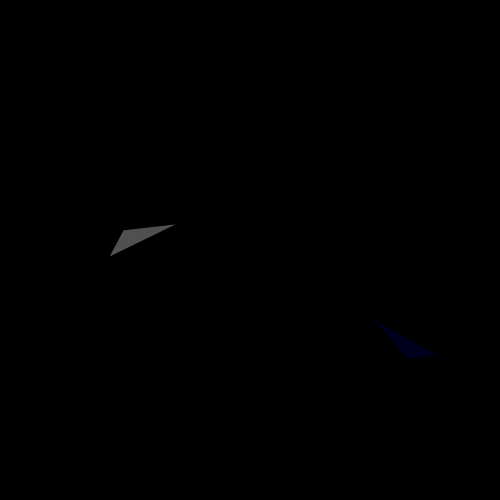
Frame 1 (no input)
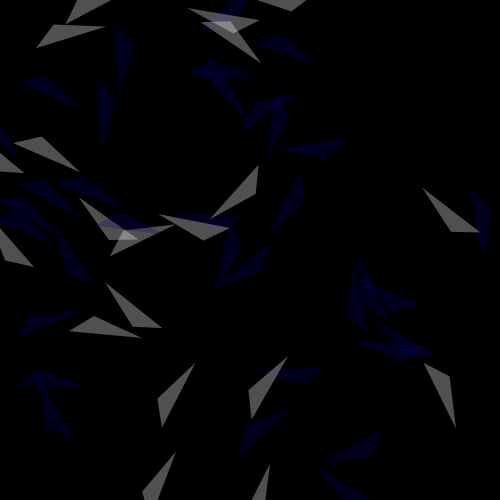
Frame 60 (the mouse pressed at the canvas centre just before this capture)
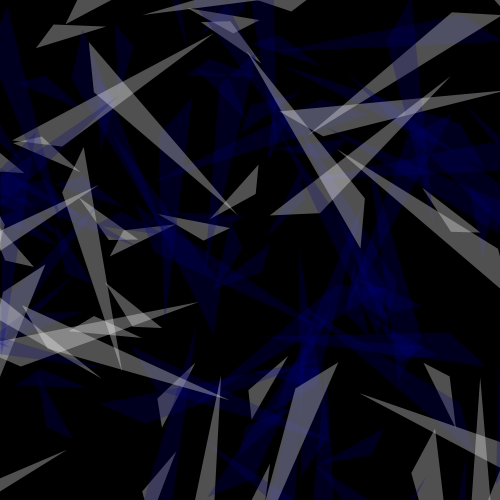
Frame 120 (the mouse held since frame 60 and released just before this capture)

The Processing sketch that drew these frames (run headless with seeded random() and noise(); from frame 60 on, the mouse is pressed at the canvas centre):

// Processing sketch: processing_138507
// ── processing_138507.pde

// abstract composition in blue
// can be re-created by clicking on the canvas

float[] rs = new float[6];
float m,t;

void setup() {
  size(500, 500);
  noStroke();
  background(0);
  m=min(width,height);
  for (int i=0; i < 6; i++) { 
    rs[i]=random(10,m/2);
  }
  t=random(8000,16000)+millis(); // timeout
}

void draw() {
  if (millis()<t) {
    noStroke();
    translate(random(0,width),random(0,height));   
    rotate(random(0,TWO_PI));  
    fill(0,0,128,60);
    triangle(rs[0],rs[1],rs[2],rs[3],rs[4],rs[5]);
    translate(random(0,width),random(0,height));   
    rotate(random(0,TWO_PI));
    fill(255,255,255,80);
    triangle(rs[0],rs[1],rs[2],rs[3],rs[4],rs[5]);  
  
}

}

void mousePressed() {
  setup();
}
